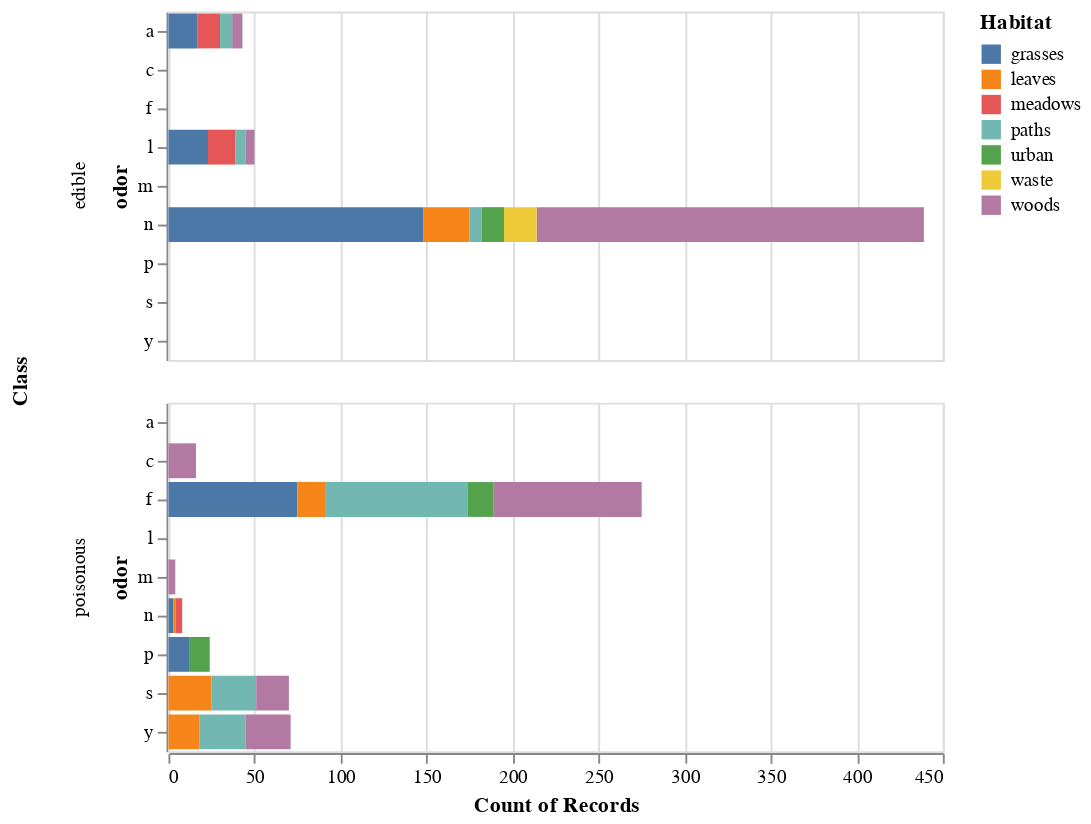

Notebook code cell kept with this figure:
### Code cell
alt.Chart(sample_df).mark_bar().encode(
    x = "count()",
    y = "odor",
    color = "Habitat",
    row = "Class",
    tooltip = ["Odor", "Habitat", "count()"]
)

### Figure 1 — Vega-Lite specification as saved in the notebook (floating-point values rounded to 4 significant figures; data arrays with more than 128 entries replaced by an {"elided": "..."} marker saying what was removed)
{"config": {"view": {"continuousWidth": 400, "continuousHeight": 300}}, "data": {"name": "data-ed9f3d265fe5b4bdf4ff1ea5fa01a6bf"}, "mark": "bar", "encoding": {"color": {"field": "Habitat", "type": "nominal"}, "row": {"field": "Class", "type": "nominal"}, "tooltip": [{"field": "Odor", "type": "nominal"}, {"field": "Habitat", "type": "nominal"}, {"aggregate": "count", "type": "quantitative"}], "x": {"aggregate": "count", "type": "quantitative"}, "y": {"field": "odor", "type": "nominal"}}, "$schema": "https://vega.github.io/schema/vega-lite/v4.17.0.json", "datasets": {"data-ed9f3d265fe5b4bdf4ff1ea5fa01a6bf": {"elided": "1000 records"}}}
